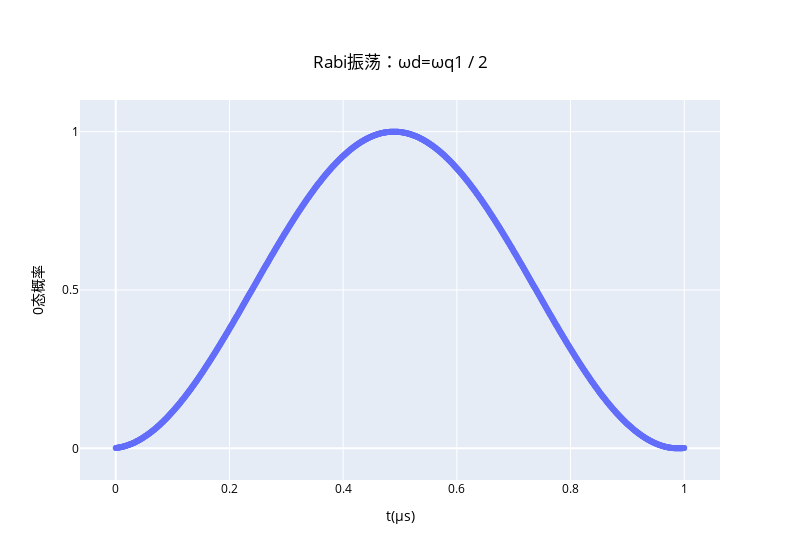

Source (notebook cell):
### Code cell
# |0> probability
fig = go.Figure()
fig.add_trace(
    go.Scatter(
        x=nddata[:, 0], y=nddata[:, 1], name="state 0 probability", mode="markers"
    )
)
fig.update_yaxes(
    range=[-0.1, 1.1],
    dtick=0.5,
)
fig.update_layout(
    title={
        "text": "Rabi振荡：ωd=ωq1 / 2",
        "y": 0.9,
        "x": 0.5,
        "xanchor": "center",
        "yanchor": "top",
    },
    xaxis_title="t(μs)",
    yaxis_title="0态概率",
    font=dict(color="black"),
    width=800,
)
fig.show()

### Figure 1 — Plotly figure (JSON) as saved in the notebook; plotly's stock layout.template omitted (floating-point values rounded to 4 significant figures; data arrays with more than 128 entries replaced by an {"elided": "..."} marker saying what was removed)
{"data": [{"mode": "markers", "name": "state 0 probability", "type": "scatter", "x": {"elided": "1001 float values"}, "y": {"elided": "1001 float values"}}], "layout": {"font": {"color": "black"}, "title": {"text": "Rabi振荡：ωd=ωq1 / 2", "x": 0.5, "xanchor": "center", "y": 0.9, "yanchor": "top"}, "width": 800, "xaxis": {"title": {"text": "t(μs)"}}, "yaxis": {"dtick": 0.5, "range": [-0.1, 1.1], "title": {"text": "0态概率"}}}}
